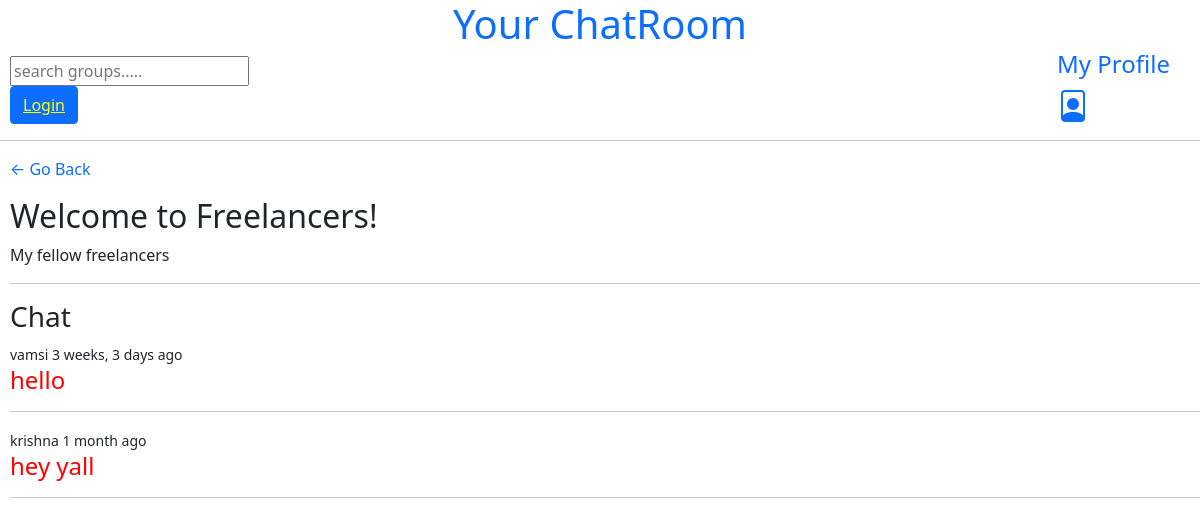
Before: /group/10/ with the older database file.
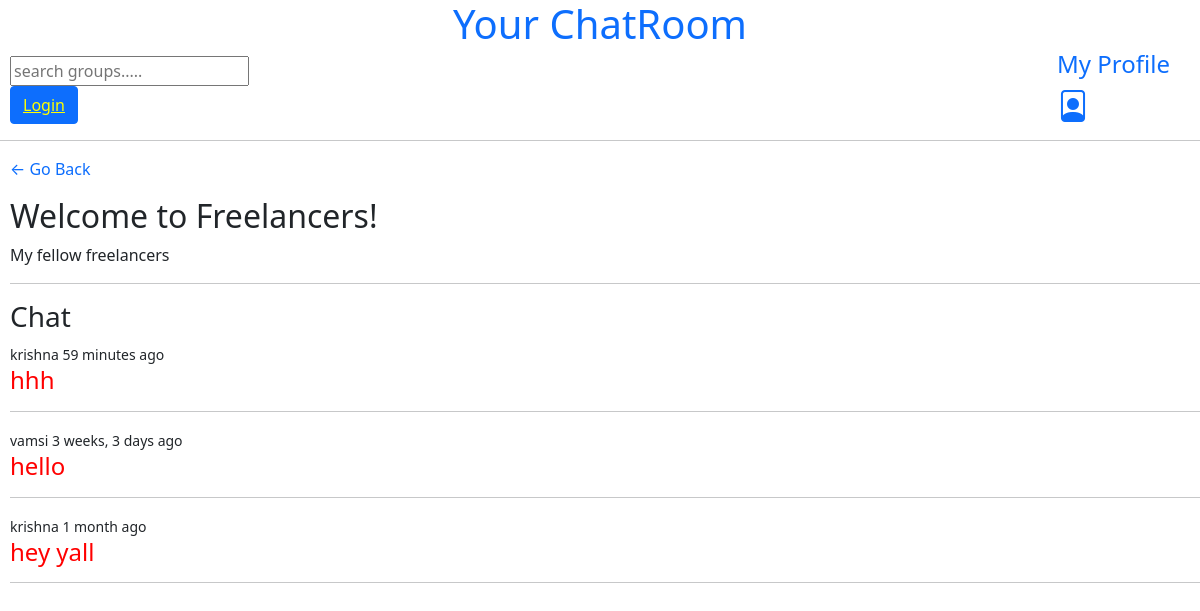
After: the same page with the newer database file.
### baseApp/models.py (models this page shows, shortened)
class Messages(models.Model):
    group = models.ForeignKey(Group, on_delete = models.CASCADE)
    user = models.ForeignKey(User, on_delete = models.CASCADE)
    content = models.TextField()
    updated = models.DateTimeField(auto_now = True)
    created = models.DateTimeField(auto_now_add = True)

### baseApp/views.py (the view, shortened to what this page needs)
# urls.py: path('group/<str:pk>/', views.group, name = "group"),
def group(request, pk):
    grp = Group.objects.get(id = pk)
    msgs = grp.messages_set.all().order_by('-created')
    context = {"groups":grp, "messgs":msgs}
    return render(request, 'baseApp/group.html', context)

### baseApp/templates/baseApp/group.html (shortened to what this page needs)
{% extends 'main.html' %}
{% block contentBlock %}
<div class = "group">
<a href = "{% url 'home' %}" style = "text-decoration:none;"><p>&larr; Go Back</p></a>
<h2>Welcome to {{groups.GroupName}}</h2>
<p>{{groups.GroupDescription}}</p>
<hr>
<h3>Chat</h3>
{% for msg in messgs %}
<div class = "messages-present">
    <small>{{msg.user}}  {{msg.created|timesince}} ago</small>
    <h4 style = "color:red;">{{msg.content}}</h4>
    <hr>
</div>
{% endfor %}
{% endblock contentBlock %}

Changed rows visible on the page:
added Messages: user "krishna", created "59 minutes", content "hhh"
